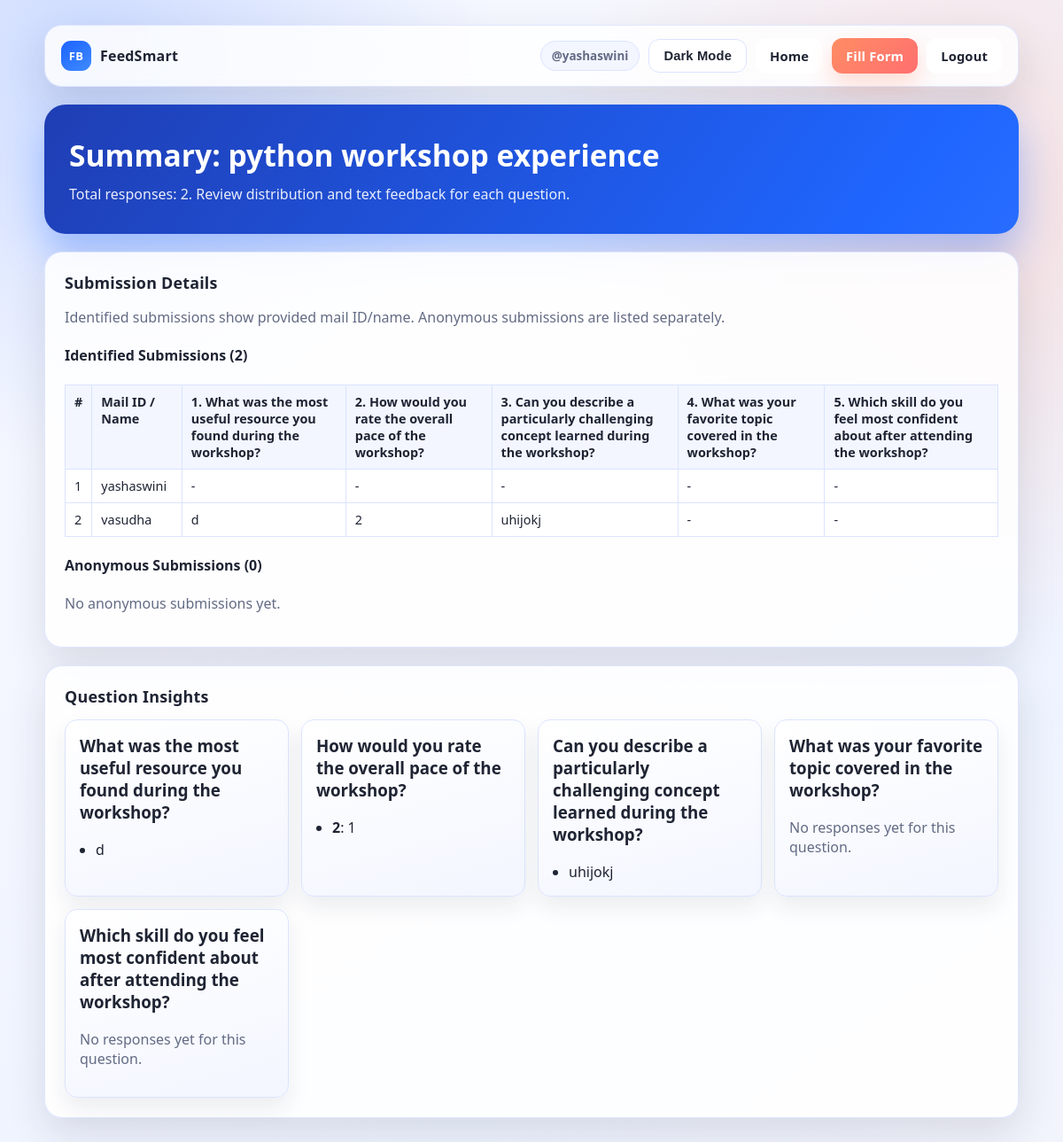
The app's page /summary/4 (signed in) with its own data.
### models.py (models this page shows)
class Response(db.Model):
    id = db.Column(db.Integer, primary_key=True)
    form_id = db.Column(db.Integer)
    username = db.Column(db.String(100))
    user_id = db.Column(db.Integer, db.ForeignKey('user.id'))

class Form(db.Model):
    id = db.Column(db.Integer, primary_key=True)
    title = db.Column(db.String(200), nullable=False)
    user_id = db.Column(db.Integer, db.ForeignKey('user.id'))
    closing_at = db.Column(DateTime, nullable=True)

class Question(db.Model):
    id = db.Column(db.Integer, primary_key=True)
    form_id = db.Column(db.Integer, db.ForeignKey('form.id'))
    text = db.Column(db.String(300))
    qtype = db.Column(db.String(50))
    options = db.Column(db.String(500))

class Answer(db.Model):
    id = db.Column(db.Integer, primary_key=True)
    response_id = db.Column(db.Integer)
    question_id = db.Column(db.Integer)
    value = db.Column(db.String(300))

### app.py (the view)
@app.route('/summary/<int:form_id>')
@login_required
def summary(form_id):
    form = Form.query.filter_by(id=form_id, user_id=session['user_id']).first_or_404()
    questions = Question.query.filter_by(form_id=form_id).all()
    responses = Response.query.filter_by(form_id=form_id, user_id=session['user_id']).order_by(Response.id.asc()).all()
    response_ids = [r.id for r in responses]
    answers = Answer.query.filter(Answer.response_id.in_(response_ids)).all() if response_ids else []
    stats = {}
    for q in questions:
        values = [a.value for a in answers if a.question_id == q.id and a.value]
        if q.qtype in ('rating', 'mcq', 'checkbox'):
            if q.qtype == 'checkbox':
                expanded = []
                for val in values:
                    expanded.extend([v.strip() for v in val.split(',') if v.strip()])
                values = expanded
            stats[q.id] = {
                'mode': 'counts',
                'counts': dict(Counter(values)),
                'total': len(values),
            }
        else:
            stats[q.id] = {
                'mode': 'text',
                'entries': values,
                'total': len(values),
            }
    answer_map = {(a.response_id, a.question_id): a.value for a in answers}
    identified_submissions = []
    anonymous_submissions = []
    for response in responses:
        submitted_by = (response.username or '').strip() or 'Anonymous'
        row = {
            'response_id': response.id,
            'submitted_by': submitted_by,
            'answers': [answer_map.get((response.id, q.id), '') for q in questions],
        }
        if submitted_by.lower() == 'anonymous':
            anonymous_submissions.append(row)
        else:
            identified_submissions.append(row)
    return render_template(
        'summary.html',
        form=form,
        questions=questions,
        stats=stats,
        total_responses=len(response_ids),
        identified_submissions=identified_submissions,
        anonymous_submissions=anonymous_submissions,
    )

### app.py (called while the page is built)
def login_required(view):
    @wraps(view)
    def wrapped_view(*args, **kwargs):
        if 'user_id' not in session:
            return redirect(url_for('login'))
        return view(*args, **kwargs)
    return wrapped_view

@app.context_processor
def inject_user():
    return {'current_username': session.get('username')}

### templates/summary.html (shortened to what this page needs)
<!DOCTYPE html>
<html>
<head>
    <link rel="stylesheet" href="/static/style.css">
</head>
<body>
    <main class="page">
        <header class="topbar reveal">
            <a class="brand" href="/home">
                <span class="brand-badge">FB</span>
                <span>FeedSmart</span>
            </a>
            <nav class="nav-links">
                <span class="user-pill">@{{ current_username }}</span>
                <button type="button" class="btn btn-secondary theme-toggle" onclick="toggleTheme()">Theme</button>
                <a href="/home" class="btn-link btn btn-secondary">Home</a>
                <a href="/form/{{ form.id }}" class="btn-link btn btn-accent">Fill Form</a>
                <a href="/logout" class="btn-link btn btn-secondary">Logout</a>
            </nav>
        </header>
        <section class="hero reveal delay-1">
            <h2>Summary: {{ form.title }}</h2>
            <p>Total responses: {{ total_responses }}. Review distribution and text feedback for each question.</p>
        </section>
        <section class="section reveal delay-2">
            <h3 class="section-title">Submission Details</h3>
            <p class="hint">Identified submissions show provided mail ID/name. Anonymous submissions are listed separately.</p>
            <h4>Identified Submissions ({{ identified_submissions|length }})</h4>
            {% if identified_submissions %}
                <div class="table-wrap">
                    <table class="summary-table">
                        <thead>
                            <tr>
                                <th>#</th>
                                <th>Mail ID / Name</th>
                                {% for q in questions %}
                                    <th>{{ loop.index }}. {{ q.text }}</th>
                                {% endfor %}
                            </tr>
                        </thead>
                        <tbody>
                            {% for row in identified_submissions %}
                                <tr>
                                    <td>{{ loop.index }}</td>
                                    <td>{{ row.submitted_by }}</td>
                                    {% for answer in row.answers %}
                                        <td>{{ answer or '-' }}</td>
                                    {% endfor %}
                                </tr>
                            {% endfor %}
                        </tbody>
                    </table>
                </div>
            {% else %}
                <p class="hint">No identified submissions yet.</p>
            {% endif %}
            <h4>Anonymous Submissions ({{ anonymous_submissions|length }})</h4>
            {% if anonymous_submissions %}
                <div class="table-wrap">
                    <table class="summary-table">
                        <thead>
                            <tr>
                                <th>#</th>
                                <th>Submitted By</th>
                                {% for q in questions %}
                                    <th>{{ loop.index }}. {{ q.text }}</th>
                                {% endfor %}
                            </tr>
                        </thead>
                        <tbody>
                            {% for row in anonymous_submissions %}
                                <tr>
                                    <td>{{ loop.index }}</td>
                                    <td>Anonymous</td>
                                    {% for answer in row.answers %}
                                        <td>{{ answer or '-' }}</td>
                                    {% endfor %}
                                </tr>
                            {% endfor %}
                        </tbody>
                    </table>
                </div>
            {% else %}
                <p class="hint">No anonymous submissions yet.</p>
            {% endif %}
        </section>
        <section class="section reveal delay-2">
            <h3 class="section-title">Question Insights</h3>
            <div class="grid">
                {% for q in questions %}
                <article class="card reveal delay-3">
                    <h3>{{ q.text }}</h3>
                    {% if stats[q.id].total == 0 %}
                        <p class="hint">No responses yet for this question.</p>
                    {% elif stats[q.id].mode == 'counts' %}
                        <ul class="stats">
                            {% for label, count in stats[q.id].counts.items() %}
                                <li><strong>{{ label }}</strong>: {{ count }}</li>
                            {% endfor %}
                        </ul>
                    {% else %}
                        <ul class="stats">
                            {% for val in stats[q.id].entries %}
                                <li>{{ val }}</li>
                            {% endfor %}
                        </ul>
                    {% endif %}
                </article>
                {% endfor %}
            </div>
        </section>
    </main>
</body>
</html>

### static/style.css (style rules this page uses)
:root { --bg: #f7f8ff; --surface: #ffffff; --surface-soft: #f3f6ff; --text: #1f2433; --muted: #636b84; --primary: #1d63ff; --primary-2: #3e8bff; --accent: #ff7c57; --border: #dbe4ff; --shadow: 0 18px 45px rgba(31, 36, 51, 0.12); --radius-lg: 20px; --radius-md: 14px; }
* { box-sizing: border-box; }
body { margin: 0; min-height: 100vh; font-family: "Segoe UI", "Trebuchet MS", Arial, sans-serif; color: var(--text); background: radial-gradient(circle at 8% 5%, rgba(29, 99, 255, 0.2), transparent 28%), radial-gradient(circle at 92% 18%, rgba(255, 124, 87, 0.18), transparent 32%), linear-gradient(145deg, #f8f9ff 0%, #eef3ff 45%, #fff8f3 100%); background-size: 100% 100%, 100% 100%, 170% 170%; animation: bgDrift 18s ease-in-out infinite; transition: background 0.4s ease, color 0.3s ease; }
.page { width: min(1100px, 92vw); margin: 28px auto 44px; }
.topbar { display: flex; align-items: center; justify-content: space-between; gap: 14px; background: color-mix(in srgb, var(--surface) 82%, transparent); backdrop-filter: blur(8px); border: 1px solid color-mix(in srgb, var(--border) 85%, transparent); border-radius: var(--radius-lg); box-shadow: var(--shadow); padding: 14px 18px; }
.brand { display: flex; align-items: center; gap: 10px; font-weight: 800; color: var(--text); text-decoration: none; letter-spacing: 0.2px; }
.brand-badge { width: 34px; height: 34px; border-radius: 11px; background: linear-gradient(145deg, var(--primary), var(--primary-2)); color: #fff; display: grid; place-items: center; font-size: 13px; font-weight: 900; }
.nav-links { display: flex; gap: 10px; flex-wrap: wrap; align-items: center; }
.user-pill { background: var(--surface-soft); color: var(--muted); border: 1px solid var(--border); border-radius: 999px; padding: 7px 12px; font-size: 0.84rem; font-weight: 700; }
.hero { margin-top: 20px; background: linear-gradient(125deg, #1f3eb4 0%, #1f66ff 48%, #5e93ff 100%); background-size: 180% 180%; color: #fff; border-radius: 24px; padding: 34px 28px; box-shadow: 0 22px 45px rgba(29, 99, 255, 0.35); animation: gradientShift 11s ease-in-out infinite; }
.hero h1, .hero h2 { margin: 0; font-size: clamp(1.7rem, 2.8vw, 2.5rem); }
.hero p { margin: 10px 0 0; color: rgba(255, 255, 255, 0.9); max-width: 760px; }
.section { margin-top: 20px; background: color-mix(in srgb, var(--surface) 88%, transparent); border: 1px solid color-mix(in srgb, var(--border) 90%, transparent); border-radius: var(--radius-lg); box-shadow: var(--shadow); padding: 22px; }
.section-title { margin: 0 0 14px; font-size: 1.12rem; letter-spacing: 0.2px; }
.grid { display: grid; gap: 14px; grid-template-columns: repeat(auto-fit, minmax(250px, 1fr)); }
.card { background: linear-gradient(165deg, color-mix(in srgb, var(--surface) 95%, #ffffff) 0%, var(--surface-soft) 100%); border: 1px solid var(--border); border-radius: var(--radius-md); padding: 16px; box-shadow: 0 12px 25px rgba(31, 36, 51, 0.08); }
.card h3, .card p { margin-top: 0; }
.btn, button, a.btn-link { border: 0; border-radius: 12px; padding: 10px 16px; font-weight: 700; font-size: 0.92rem; letter-spacing: 0.15px; text-decoration: none; cursor: pointer; transition: transform 0.15s ease, box-shadow 0.2s ease, background 0.2s ease; }
.btn-secondary { color: var(--text); background: var(--surface); border: 1px solid var(--border); }
.btn-accent { color: #fff; background: linear-gradient(135deg, #ff8d64 0%, #ff6f6f 100%); box-shadow: 0 12px 24px rgba(255, 124, 87, 0.24); }
.theme-toggle { min-width: 100px; }
.stats { margin: 8px 0 0; padding-left: 18px; }
.table-wrap { margin: 10px 0 16px; overflow-x: auto; }
.summary-table { width: 100%; border-collapse: collapse; min-width: 680px; background: var(--surface); border: 1px solid var(--border); border-radius: 12px; }
.summary-table th, .summary-table td { border: 1px solid var(--border); padding: 9px 10px; text-align: left; vertical-align: top; font-size: 0.9rem; }
.summary-table th { background: var(--surface-soft); font-weight: 700; }
.hint { color: var(--muted); }
.reveal { opacity: 0; transform: translateY(18px); animation: riseIn 0.65s ease forwards; }
.delay-1 { animation-delay: 0.08s; }
.delay-2 { animation-delay: 0.16s; }
.delay-3 { animation-delay: 0.24s; }

### records on screen
Response: username "yashaswini", submitted_by "yashaswini", answer "-" "-" "-" "-" "-"
Form: title "python workshop experience"
Question: text "What was the most useful resource you found during the workshop?", entries "d"
Question: text "How would you rate the overall pace of the workshop?", counts "2", counts "1"
Question: text "Can you describe a particularly challenging concept learned during the workshop?"
Question: text "What was your favorite topic covered in the workshop?", shows "No responses yet for this question."
Question: text "Which skill do you feel most confident about after attending the workshop?", shows "No responses yet for this question."
Response: submitted_by "vasudha", answer "d" "2" "-" "-"
Answer: value "uhijokj"

### other values on screen
{{ total_responses }} "2"
{{ identified_submissions|length }} "2"
{{ anonymous_submissions|length }} "0"
